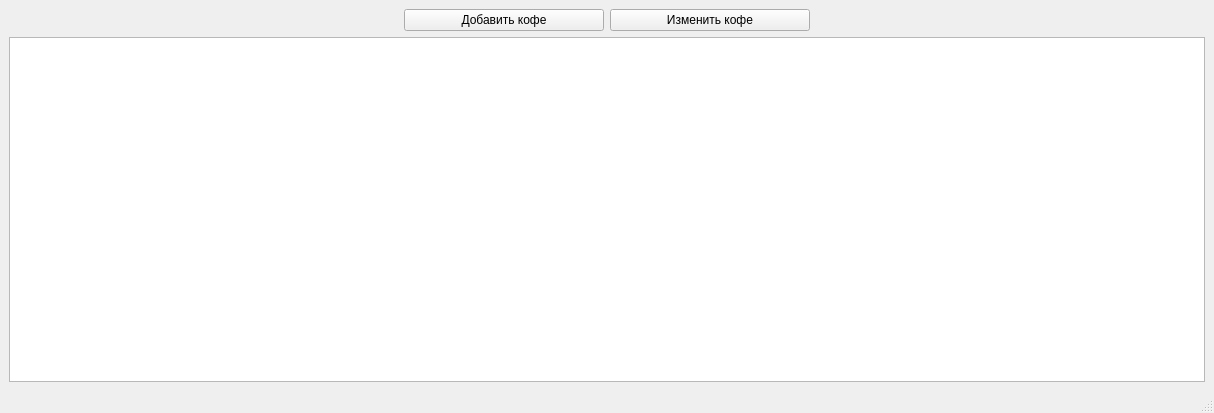
<?xml version="1.0" encoding="UTF-8"?>
<ui version="4.0">
 <class>MainWindow</class>
 <widget class="QMainWindow" name="MainWindow">
  <property name="geometry">
   <rect>
    <x>0</x>
    <y>0</y>
    <width>1214</width>
    <height>413</height>
   </rect>
  </property>
  <property name="windowTitle">
   <string>MainWindow</string>
  </property>
  <widget class="QWidget" name="centralwidget">
   <layout class="QVBoxLayout" name="verticalLayout">
    <item>
     <layout class="QHBoxLayout" name="horizontalLayout">
      <item>
       <spacer name="horizontalSpacer">
        <property name="orientation">
         <enum>Qt::Horizontal</enum>
        </property>
        <property name="sizeHint" stdset="0">
         <size>
          <width>40</width>
          <height>20</height>
         </size>
        </property>
       </spacer>
      </item>
      <item>
       <widget class="QPushButton" name="add_coffee_button">
        <property name="minimumSize">
         <size>
          <width>200</width>
          <height>0</height>
         </size>
        </property>
        <property name="text">
         <string>Добавить кофе</string>
        </property>
       </widget>
      </item>
      <item>
       <widget class="QPushButton" name="change_coffee_button">
        <property name="minimumSize">
         <size>
          <width>200</width>
          <height>0</height>
         </size>
        </property>
        <property name="text">
         <string>Изменить кофе</string>
        </property>
       </widget>
      </item>
      <item>
       <spacer name="horizontalSpacer_2">
        <property name="orientation">
         <enum>Qt::Horizontal</enum>
        </property>
        <property name="sizeHint" stdset="0">
         <size>
          <width>40</width>
          <height>20</height>
         </size>
        </property>
       </spacer>
      </item>
     </layout>
    </item>
    <item>
     <widget class="QTableWidget" name="coffee_table"/>
    </item>
   </layout>
  </widget>
  <widget class="QStatusBar" name="statusbar"/>
 </widget>
 <resources/>
 <connections/>
</ui>
